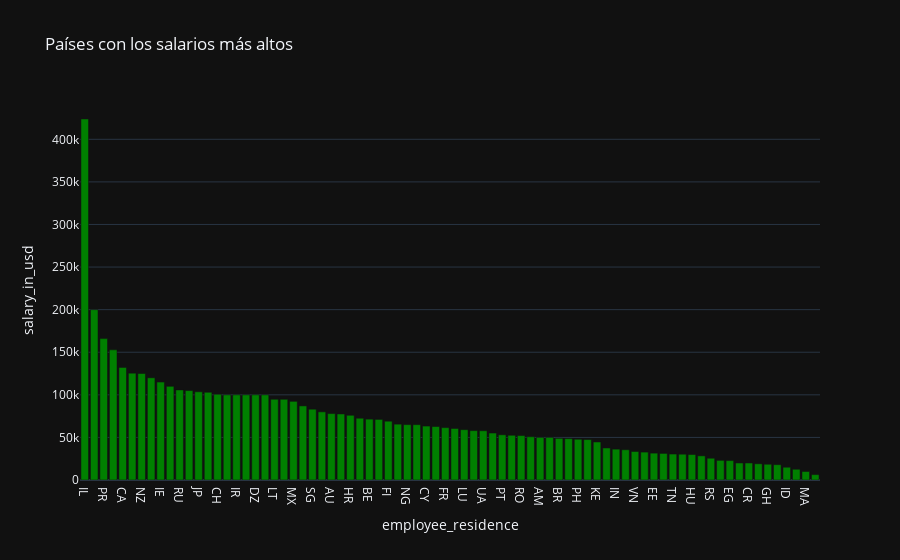

Notebook code for this chart:
### Markdown cell above
¿Cuál es el país con los salarios promedio más altos en USD?

### Code cell
salario_promedio_pais = df.groupby('employee_residence')['salary_in_usd'].mean().reset_index()
fig = px.bar(salario_promedio_pais.sort_values('salary_in_usd', ascending=False),
             x='employee_residence', y='salary_in_usd', title='Países con los salarios más altos', template='plotly_dark', color_discrete_sequence=['green'])
fig.show()

### Figure 1 — Plotly figure (JSON) as saved in the notebook; plotly's stock layout.template omitted (floating-point values rounded to 4 significant figures)
{"data": [{"alignmentgroup": "True", "hovertemplate": "employee_residence=%{x}<br>salary_in_usd=%{y}<extra></extra>", "legendgroup": "", "marker": {"color": "green", "pattern": {"shape": ""}}, "name": "", "offsetgroup": "", "orientation": "v", "showlegend": false, "textposition": "auto", "type": "bar", "x": ["IL", "MY", "PR", "US", "CA", "CN", "NZ", "BA", "IE", "DO", "RU", "SE", "JP", "UZ", "CH", "IQ", "IR", "JE", "DZ", "AE", "LT", "DE", "MX", "GB", "SG", "BG", "AU", "NL", "HR", "CL", "BE", "AT", "FI", "HK", "NG", "CO", "CY", "SI", "FR", "ES", "LU", "LV", "UA", "GR", "PT", "BO", "RO", "IT", "AM", "KW", "BR", "CF", "PH", "PL", "KE", "CZ", "IN", "AR", "VN", "AS", "EE", "DK", "TN", "PK", "HU", "MT", "RS", "TH", "EG", "HN", "CR", "TR", "GH", "MD", "ID", "SK", "MA", "MK"], "xaxis": "x", "y": [423834, 200000, 166000, 152800.0, 132200.0, 125404, 125000, 120000, 114900.0, 110000, 105750, 105000, 103500.0, 103000, 100682, 100000, 100000, 100000, 100000, 100000, 94812, 94770.0, 92350.0, 86990.0, 83120, 80000, 77980.0, 77480.0, 75970.0, 72519, 71490.0, 71130.0, 69030, 65542, 65000, 64961, 63312, 62770.0, 61490.0, 60460.0, 59102, 57950.0, 57850, 55140.0, 53059, 52500, 52164, 50820.0, 50000, 50000, 48930.0, 48609, 47880, 47480.0, 44636, 37570.0, 36220.0, 35500, 33470.0, 32780.0, 31520, 31190.0, 30469, 30280.0, 29890.0, 28369, 25532, 23060.0, 22800, 20000, 20000, 19058, 18500, 18000, 15000, 12608, 10000, 6304], "yaxis": "y"}], "layout": {"barmode": "relative", "legend": {"tracegroupgap": 0}, "title": {"text": "Países con los salarios más altos"}, "xaxis": {"anchor": "y", "domain": [0, 1], "title": {"text": "employee_residence"}}, "yaxis": {"anchor": "x", "domain": [0, 1], "title": {"text": "salary_in_usd"}}}}
